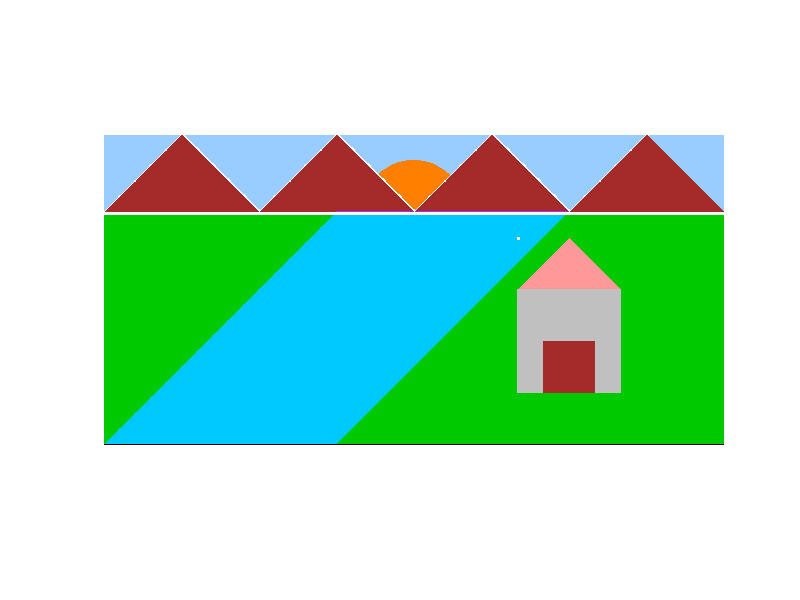

This chart was generated by the following MATLAB code:
f=uint8(zeros(600,1200,3));
f(1:150,:,1)=153;
f(1:150,:,2)=204;
f(1:150,:,3)=255;
f(150:600,:,3)=0;
f(150:600,:,2)=201;
f(150:600,:,1)=0;


%sun
for i=1:150
    for j=530:670
        
            if sqrt(power(i-150, 2)+ power(j-600, 2))<=100 
              f(i,j,1)=255;
              f(i,j,2)=128;
              f(i,j,3)=0;
            end
        
    end 
end
%sun end

%mountain start
for i=1:150
  for j=1:150
    if(i+j==150)
    f(i:i+5,j:j+5,:)=255;
    end
    end
    end

for i=1:150
  for j=150:300
    if((i-150)==(j-300))
    f(i:i+5,j:j+5,:)=255;
    end
  end
  end

for i=1:150
  for j=300:450
    if(i+j==450)
    f(i:i+5,j:j+5,:)=255;
    end
    end
    end

for i=1:150
  for j=450:600
    if((i-150)==(j-600))
    f(i:i+5,j:j+5,:)=255;
    end
    end
    end

for i=1:150
  for j=600:750
    if(i+j==750)
    f(i:i+5,j:j+5,:)=255;
    end
    end
    end

for i=1:150
  for j=750:900
    if((i-150)==(j-900))
    f(i:i+5,j:j+5,:)=255;
    end
    end
    end

for i=1:150
  for j=900:1050
    if(i+j==1050)
    f(i:i+5,j:j+5,:)=255;
    end
  end
end
f(150:155,:,:)=255;
%mountain end

%hut
for i=200:300
  for j=800:900
    if(i+j==1000)
    f(i:i+5,j:j+5,:)=255;
    end
    end
    end

for i=200:300
  for j=900:1000
    if((i-300)==(j-900))
               f(i:i+5,j:j+5,:)=255;
    end
  end
end
f(300:500,800:1000,:)=192;
f(400:500,850:950,1)=165;
f(400:500,850:950,2:3)=42;

%hut end

% %river
% for i=100:400
%     for j=0:150
%         if sqrt(power(i-215, 2)+ power(j-150, 2))>=65
%             if sqrt(power(i-215, 2)+ power(j-150, 2))<=75 
%               f(i,j,:)=255;  
%             end
%         end
%     end 
% end
% for i=200:450
%     for j=150:300
%         if sqrt(power(i-360, 2)+ power(j-150, 2))>=65
%             if sqrt(power(i-360, 2)+ power(j-150, 2))<=75 
%               f(i,j,:)=255;  
%             end
%         end
%     end 
% end
% 
% for i=300:600
%     for j=0:150
%         if sqrt(power(i-505, 2)+ power(j-150, 2))>=65
%             if sqrt(power(i-505, 2)+ power(j-150, 2))<=75 
%               f(i,j,:)=255;  
%             end
%         end
%     end 
% end
% 
% for i=100:400
%     for j=300:450
%         if sqrt(power(i-215, 2)+ power(j-450, 2))>=65
%             if sqrt(power(i-215, 2)+ power(j-450, 2))<=75 
%               f(i,j,:)=255;  
%             end
%         end
%     end 
% end
% for i=200:450
%     for j=450:600
%         if sqrt(power(i-360, 2)+ power(j-450, 2))>=65
%             if sqrt(power(i-360, 2)+ power(j-450, 2))<=75 
%               f(i,j,:)=255;  
%             end
%         end
%     end 
% end
% 
% for i=300:600
%     for j=300:450
%         if sqrt(power(i-505, 2)+ power(j-450, 2))>=65
%             if sqrt(power(i-505, 2)+ power(j-450, 2))<=75 
%               f(i,j,:)=255;  
%             end
%         end
%     end 
% end
k=0;
for i=150:-1:1
       f(i,3+k:300-k,1)=165;
       f(i,3+k:300-k,2:3)=42;
       k=k+1;
end
k=0;
 for i=150:-1:1
       f(i,303+k:600-k,1)=165;
       f(i,303+k:600-k,2:3)=42;
       k=k+1;
 end
 k=0;
 for i=150:-1:1
       f(i,603+k:900-k,1)=165;
       f(i,603+k:900-k,2:3)=42;
       k=k+1;
 end
 k=0;
 for i=150:-1:1
       f(i,903+k:1200-k,1)=165;
       f(i,903+k:1200-k,2:3)=42;
       k=k+1;
 end
 k=0;
 for i=300:-1:150
       f(i,803+k:1000-k,1)=255;
       f(i,803+k:1000-k,2:3)=153;
       k=k+1;
 end
 k=0;
for i=600:-1:1
       f(i,1+k:450,3)=255;
       k=k+1;
end
 k=0;
for i=150:600
       f(i,450:900-k,3)=255;
       k=k+1;
end
 imshow(f);